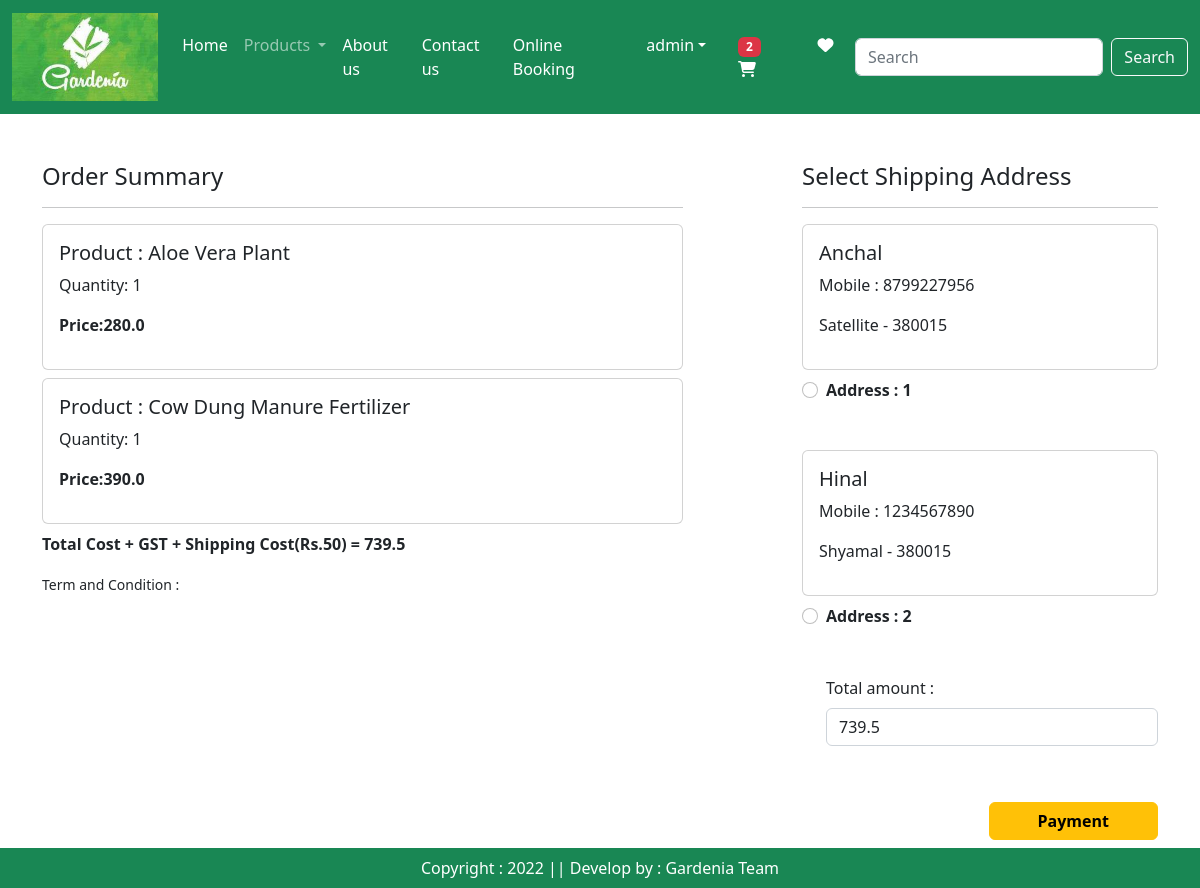
Screenshot of /checkout/ (signed in) with the database file from the repository.
### app/models.py (models this page shows, shortened)
class Cart(models.Model):
    user = models.ForeignKey(User,on_delete=models.CASCADE)
    product = models.ForeignKey(Product,on_delete=models.CASCADE)
    quantity = models.PositiveIntegerField(default=1)

class Product(models.Model):
    title = models.CharField(max_length=100)
    selling_price = models.FloatField()
    discounted_price = models.FloatField()
    description = models.TextField()
    category = models.CharField(choices=CATEGORY_CHOICES,max_length=5)
    product_image = models.ImageField(upload_to='product')

class Customer(models.Model):
    user = models.ForeignKey(User,on_delete=models.CASCADE)
    alphaSpaces = RegexValidator(r'^[a-zA-Z]+$')
    name=models.TextField(max_length=200,validators=[alphaSpaces])
    locality = models.CharField(max_length=200)
    phone_regex=RegexValidator(regex=r'^\+?1?\d{10}$')
    mobile= models.CharField(validators=[phone_regex],max_length=11,blank=True)
    zip_regex=RegexValidator(regex=r'^\+?1?\d{6}$')
    zipcode = models.CharField(validators=[zip_regex],max_length=7,blank=True)

### app/views.py (the view, shortened to what this page needs)
# urls.py: path("checkout/", views.checkout.as_view(), name='checkout'),
class checkout(View):
    def get(self,request):
        totalitem=0
        wishitem=0
        if request.user.is_authenticated:
            totalitem = len(Cart.objects.filter(user=request.user))
            wishitem = len(Wishlist.objects.filter(user=request.user))
        user=request.user
        add=Customer.objects.filter(user=user)
        cart_items= Cart.objects.filter(user=user)
        famount=0
        for p in cart_items:
            value= p.quantity * p.product.discounted_price
            famount = famount+value
        Gamount = value * 5 / 100
        totalamount= famount + Gamount + 50
        razoramount = int(totalamount * 100)
        client = razorpay.Client(auth=(settings.RAZOR_KEY_ID,settings.RAZOR_KEY_SECRET))
        data = {"amount":razoramount,"currency":"INR","receipt":"order_rcptid_11"}
        payment_response = client.order.create(data=data)
        print(payment_response)
        order_id = payment_response['id']
        order_status = payment_response['status']
        return render(request,"app/checkout.html",locals())

### app/templates/app/checkout.html (shortened to what this page needs)
{% extends 'app/base.html' %}
{% load static %}
{% block main-content %}
<div class="container">
    <div class="row mt-5">
        <div class="col sm-6">
            <h4>Order Summary</h4>
            <hr>
            {% for item in cart_items %}
            <div class="card mb-2">
                <div class="card-body">
                    <h5>Product : {{item.product.title}}</h5>
                    <p>Quantity: {{item.quantity}}</p>
                    <p class="fw-bold">Price:{{item.product.discounted_price}}</p>
                </div>
            </div>
            {% endfor %}
            <p class="fw-bold">Total Cost + GST + Shipping Cost(Rs.50) = {{totalamount}} </p>
            <small>Term and Condition : </small>
        </div>
        <div class="col-sm-4 offset-sm-1">
            <h4>Select Shipping Address</h4>
            <hr>
            <form method="post" id="myform">
                {% for ad in add %}
                <div class="card">
                    <div class="card-body">
                        <h5>{{ad.name}}</h5>
                        <p>Mobile : {{ad.mobile}}</p>
                        <p>{{ad.locality}} - {{ad.zipcode}}</p>
                    </div>
                </div>
                <div class="form-check mt-2 mb-5">
                    <input class="form-check-input" type="radio" name="custid" id="custadd{{forloop.counter}}"
                        value="{{ad.id}}"></input>
                    <label class="form-check-label fw-bold" for="custadd{{forloop.counter}}"> Address :
                        {{forloop.counter}}</label>
                </div>
                {% endfor %}
                <div class="form-check mb-3">
                    <label for="totalamount" class="form-label">Total amount :</label>
                    <input type="number" class="form-control" name="totalamount" value={{totalamount}} readonly>
                </div>
                <div class="text-end">
                    <br>
                    <button id="rzp-button1" type="submit" class="btn btn-warning mt-3 px-5 fw-bold">Payment</button>
                    <br><br><br>
                </div>
            </form>
        </div>
    </div>
</div>
{% endblock main-content %}

### app/templates/app/base.html (shortened to what this page needs)
<!DOCTYPE html>
{% load static %}
<html>
<head>
    <link href="http://cdn.jsdelivr.net/npm/bootstrap@5.2.3/dist/css/bootstrap.min.css" rel="stylesheet"
 />
    <link rel="stylesheet" href="{% static '../static/app/css/owl.carousel.min.css' %}" />
    <link rel="stylesheet" href="{% static '../static/app/css/all.min.css' %}" />
    <link rel="stylesheet" href="{% static '../static/app/css/style.css' %}" />
</head>
<body>
    <nav class="navbar navbar-expand-lg navbar-dark bg-success ">
        <div class="container-fluid">
            <a class="navbar-brand" href="#">
                <img src="{% static 'app/images/product/logo.jpg' %}" width="70" height="50" />
            </a>
            <div class="collapse navbar-collapse" id="navbarSupportedContent">
                <ul class="navbar-nav me-auto mb-lg-0">
                    {% if request.user.is_authenticated %}
                    <li class="nav-item">
                        <a class="nav-link active" aria-current="page" href="/">Home</a>
                    </li>
                    <li class="nav-item dropdown">
                        <a class="nav-link dropdown-toggle" href="#" role="button" data-bs-toggle="dropdown"
                            aria-expanded="false">
                            Products
                        </a>
                    </li>
                    <li class="nav-item">
                        <a class="nav-link text-white" href="{% url 'about' %}">About us</a>
                    </li>
                    <li class="nav-item">
                        <a class="nav-link text-white" href="{% url 'contact' %}">Contact us</a>
                    </li>
                    <li class="nav-item">
                        <a class="nav-link text-white" href="{% url 'booking' %}">Online Booking</a>
                    </li>
                    <li class="nav-item dropdown mx-2">
                        <a class="nav-link dropdown-toggle text-white" href="#" id="profileDropdown" role="button"
                            data-bs-toggle="dropdown" aria-expanded="false">{{request.user}}</a>
                    </li>
                    <li class="nav-item mx-2">
                        <a href="{% url 'showcart' %}" class="nav-link text-white"><span class="badge bg-danger">{% if totalitem > 0 %} {{totalitem}} {% endif %}</span>
                            <i class="fas fa-shopping-cart" ></i>
                        </a>
                    </li>
                    <li class="nav-item mx-2">
                        <a href="{% url 'show_wishlist' %}" class="nav-link text-white">  <i class="fa fa-heart" height="27" width="27"></i></a>
                    </li>
                    {% endif %}
                </ul>
                <form class="d-flex" role="search" action="/search">
                    <input class="form-control me-2" type="search" placeholder="Search" name="search" aria-label="Search">
                    <button class="btn btn-outline-light" type="submit">Search</button>
                </form>
            </div>
        </div>
    </nav>
    {% block main-content %}{% endblock main-content %}
    <footer class="fixed-bottom bg-success text-center text-white p-2 mt-5">
        Copyright : 2022 || Develop by : Gardenia Team
    </footer>
</body>
</html>

### app/static/app/css/style.css (style rules this page uses)
body { overflow-x: hidden; }
.navbar-brand img { width: 100%; height: auto; max-width: 150px; }

### rows the page displays
Cart: product "Aloe Vera Plant", quantity "1", product.discounted_price "280.0"
Cart: product "Cow Dung Manure Fertilizer", quantity "1", product.discounted_price "390.0"
Customer: name "Anchal", mobile "8799227956", locality "Satellite", zipcode "380015"
Customer: name "Hinal", mobile "1234567890", locality "Shyamal", zipcode "380015"

### other values shown
{{ request.user }} "admin"
{{ totalitem }} "2"
{{ totalamount }} "739.5"
